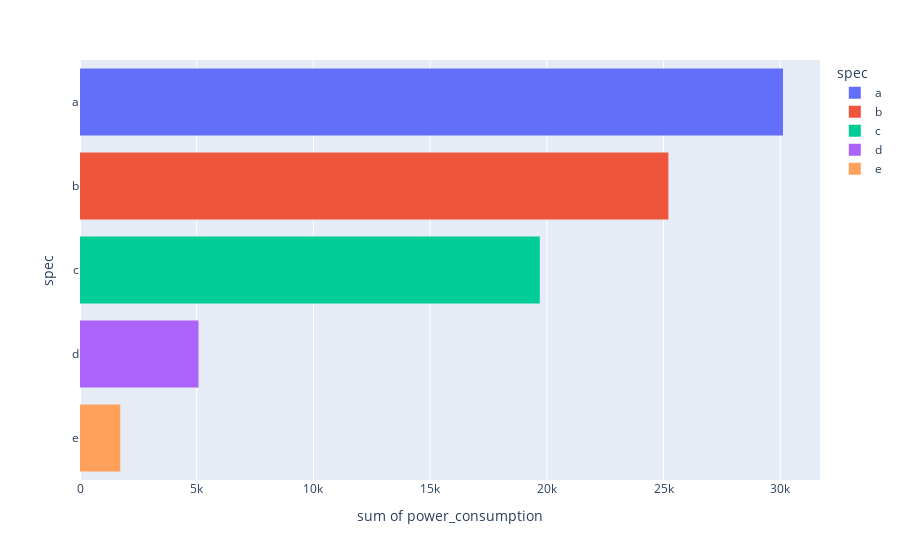

Here is the notebook cell this chart was saved with:
### Code cell
histogramchart

### Figure 1 — Plotly figure (JSON) as saved in the notebook; plotly's stock layout.template omitted (floating-point values rounded to 4 significant figures)
{"data": [{"alignmentgroup": "True", "bingroup": "y", "histfunc": "sum", "hovertemplate": "spec=%{y}<br>sum of power_consumption=%{x}<extra></extra>", "legendgroup": "a", "marker": {"color": "#636efa", "pattern": {"shape": ""}}, "name": "a", "offsetgroup": "a", "orientation": "h", "showlegend": true, "type": "histogram", "x": [600, 599, 598, 585, 472, 584, 578, 572, 570, 569, 564, 562, 561, 558, 553, 547, 547, 547, 546, 541, 532, 526, 516, 516, 516, 513, 508, 508, 494, 489, 480, 477, 476, 475, 474, 472, 468, 467, 466, 460, 460, 457, 456, 452, 450, 448, 448, 446, 446, 445, 444, 443, 409, 407, 405, 405, 403, 403, 403, 403, 400], "xaxis": "x", "y": ["a", "a", "a", "a", "a", "a", "a", "a", "a", "a", "a", "a", "a", "a", "a", "a", "a", "a", "a", "a", "a", "a", "a", "a", "a", "a", "a", "a", "a", "a", "a", "a", "a", "a", "a", "a", "a", "a", "a", "a", "a", "a", "a", "a", "a", "a", "a", "a", "a", "a", "a", "a", "a", "a", "a", "a", "a", "a", "a", "a", "a"], "yaxis": "y"}, {"alignmentgroup": "True", "bingroup": "y", "histfunc": "sum", "hovertemplate": "spec=%{y}<br>sum of power_consumption=%{x}<extra></extra>", "legendgroup": "b", "marker": {"color": "#EF553B", "pattern": {"shape": ""}}, "name": "b", "offsetgroup": "b", "orientation": "h", "showlegend": true, "type": "histogram", "x": [598, 575, 567, 563, 550, 548, 538, 511, 481, 480, 441, 441, 436, 435, 435, 434, 429, 411, 398, 397, 396, 393, 393, 392, 390, 384, 374, 374, 371, 366, 364, 290, 221, 300, 384, 354, 358, 360, 371, 299, 387, 284, 274, 266, 297, 356, 355, 354, 350, 346, 313, 307, 307, 305, 303, 299, 299, 297, 296, 296, 250, 246, 242, 239, 236, 235, 231, 218, 218], "xaxis": "x", "y": ["b", "b", "b", "b", "b", "b", "b", "b", "b", "b", "b", "b", "b", "b", "b", "b", "b", "b", "b", "b", "b", "b", "b", "b", "b", "b", "b", "b", "b", "b", "b", "b", "b", "b", "b", "b", "b", "b", "b", "b", "b", "b", "b", "b", "b", "b", "b", "b", "b", "b", "b", "b", "b", "b", "b", "b", "b", "b", "b", "b", "b", "b", "b", "b", "b", "b", "b", "b", "b"], "yaxis": "y"}, {"alignmentgroup": "True", "bingroup": "y", "histfunc": "sum", "hovertemplate": "spec=%{y}<br>sum of power_consumption=%{x}<extra></extra>", "legendgroup": "c", "marker": {"color": "#00cc96", "pattern": {"shape": ""}}, "name": "c", "offsetgroup": "c", "orientation": "h", "showlegend": true, "type": "histogram", "x": [544, 526, 510, 492, 490, 491, 492, 481, 571, 556, 506, 504, 502, 500, 494, 428, 423, 422, 418, 416, 416, 414, 412, 411, 410, 409, 345, 344, 342, 341, 335, 334, 328, 319, 316, 295, 293, 290, 287, 287, 278, 277, 276, 276, 275, 272, 200, 199, 198, 196, 188, 186, 183], "xaxis": "x", "y": ["c", "c", "c", "c", "c", "c", "c", "c", "c", "c", "c", "c", "c", "c", "c", "c", "c", "c", "c", "c", "c", "c", "c", "c", "c", "c", "c", "c", "c", "c", "c", "c", "c", "c", "c", "c", "c", "c", "c", "c", "c", "c", "c", "c", "c", "c", "c", "c", "c", "c", "c", "c", "c"], "yaxis": "y"}, {"alignmentgroup": "True", "bingroup": "y", "histfunc": "sum", "hovertemplate": "spec=%{y}<br>sum of power_consumption=%{x}<extra></extra>", "legendgroup": "d", "marker": {"color": "#ab63fa", "pattern": {"shape": ""}}, "name": "d", "offsetgroup": "d", "orientation": "h", "showlegend": true, "type": "histogram", "x": [399, 359, 354, 272, 271, 270, 268, 268, 267, 182, 176, 174, 162, 157, 149, 148, 147, 143, 132, 107, 102, 99, 95, 67, 60, 58, 54, 53, 44, 39], "xaxis": "x", "y": ["d", "d", "d", "d", "d", "d", "d", "d", "d", "d", "d", "d", "d", "d", "d", "d", "d", "d", "d", "d", "d", "d", "d", "d", "d", "d", "d", "d", "d", "d"], "yaxis": "y"}, {"alignmentgroup": "True", "bingroup": "y", "histfunc": "sum", "hovertemplate": "spec=%{y}<br>sum of power_consumption=%{x}<extra></extra>", "legendgroup": "e", "marker": {"color": "#FFA15A", "pattern": {"shape": ""}}, "name": "e", "offsetgroup": "e", "orientation": "h", "showlegend": true, "type": "histogram", "x": [326, 267, 261, 92, 84, 77, 75, 39, 38, 33, 31, 41, 49, 37, 40, 41, 36, 39, 32, 42, 45], "xaxis": "x", "y": ["e", "e", "e", "e", "e", "e", "e", "e", "e", "e", "e", "e", "e", "e", "e", "e", "e", "e", "e", "e", "e"], "yaxis": "y"}], "layout": {"barmode": "relative", "legend": {"title": {"text": "spec"}, "tracegroupgap": 0}, "margin": {"t": 60}, "xaxis": {"anchor": "y", "domain": [0, 1], "title": {"text": "sum of power_consumption"}}, "yaxis": {"anchor": "x", "categoryarray": ["e", "d", "c", "b", "a"], "categoryorder": "array", "domain": [0, 1], "title": {"text": "spec"}}}}
